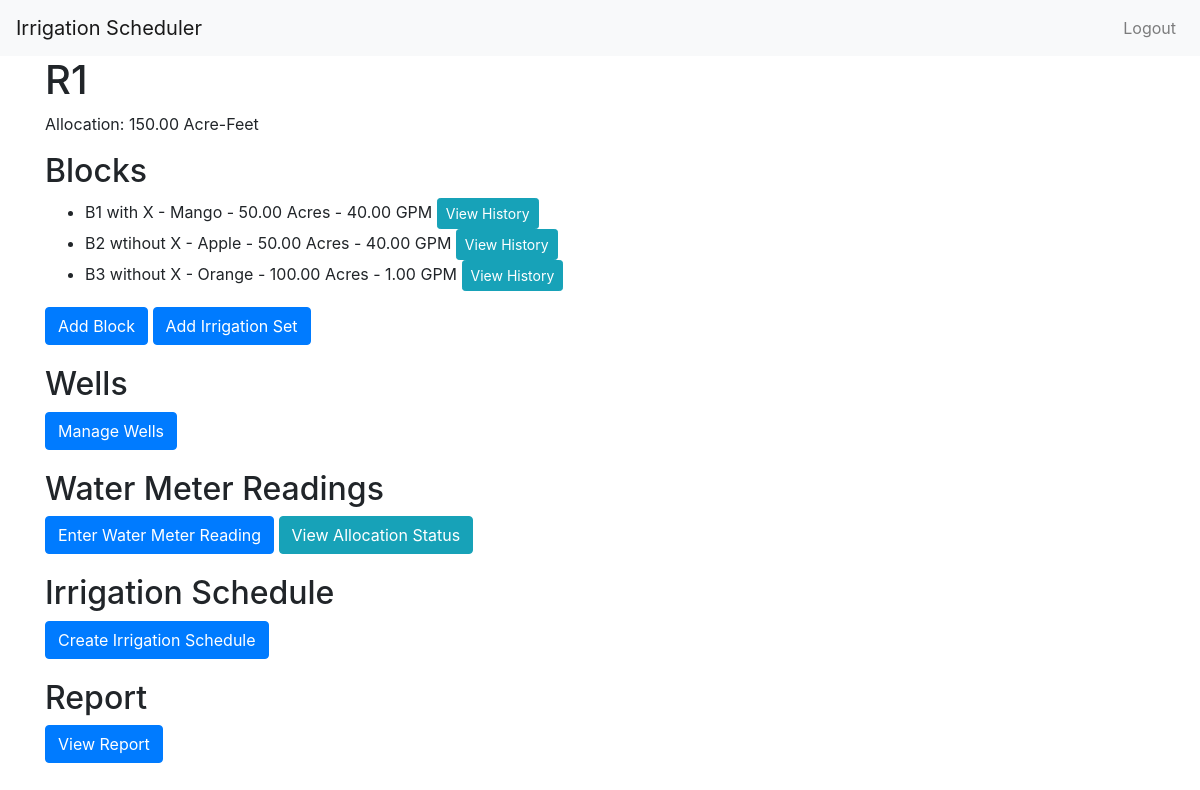
The app's page /scheduler/ranch/6/ (signed in) with its own data.
### scheduler/models.py (models this page shows, shortened)
class Ranch(models.Model):
    name = models.CharField(max_length=100)
    allocation = models.DecimalField(max_digits=10, decimal_places=2)

class Block(models.Model):
    name = models.CharField(max_length=100)
    set = models.ForeignKey(IrrigationSet, on_delete=models.CASCADE, related_name='blocks')
    variety = models.CharField(max_length=100)
    acreage = models.DecimalField(max_digits=10, decimal_places=2)
    gpm = models.DecimalField(max_digits=10, decimal_places=2)
    tree_spacing = models.DecimalField(max_digits=10, decimal_places=2, null=True, blank=True)
    emitter_output = models.DecimalField(max_digits=10, decimal_places=2, null=True, blank=True)
    has_crop_x = models.BooleanField(default=True)
    et_crop_coefficient = models.DecimalField(max_digits=5, decimal_places=2, null=True, blank=True)
    days_between_irrigations = models.IntegerField(null=True, blank=True)
    interval_between_irrigations = models.IntegerField(null=True, blank=True)
    water_quality = models.DecimalField(max_digits=5, decimal_places=2, null=True, blank=True)
    well = models.ForeignKey(Well, on_delete=models.CASCADE, related_name='blocks', null=True, blank=True)

### scheduler/views.py (the view)
# urls.py: path('ranch/<int:ranch_id>/', views.ranch_detail, name='ranch_detail'),
@login_required
def ranch_detail(request, ranch_id):
    ranch = Ranch.objects.get(id=ranch_id)
    blocks = Block.objects.filter(set__ranch=ranch)
    return render(request, 'scheduler/ranch_detail.html', {'ranch': ranch, 'blocks': blocks})

### scheduler/templates/scheduler/ranch_detail.html
{% extends "base_generic.html" %}
{% block content %}
<h1>{{ ranch.name }}</h1>
<p>Allocation: {{ ranch.allocation }} Acre-Feet</p>
<section id="blocks">
    <h2>Blocks</h2>
    <ul>
        {% for block in blocks %}
        <li>
            {{ block.name }} - {{ block.variety }} - {{ block.acreage }} Acres - {{ block.gpm }} GPM
            <a href="{% url 'block_history' block.id %}" class="btn btn-info btn-sm">View History</a>
        </li>
        {% endfor %}
    </ul>
    <a href="{% url 'create_block' ranch.id %}" class="btn btn-primary">Add Block</a>
    <a href="{% url 'create_irrigation_set' ranch.id %}" class="btn btn-primary">Add Irrigation Set</a>
</section>
<section id="wells" style="margin-top: 20px;">
    <h2>Wells</h2>
    <a href="{% url 'well_list' ranch.id %}" class="btn btn-primary">Manage Wells</a>
</section>
<section id="meter-readings" style="margin-top: 20px;">
    <h2>Water Meter Readings</h2>
    <a href="{% url 'create_water_meter_reading' %}" class="btn btn-primary">Enter Water Meter Reading</a>
    <a href="{% url 'ranch_allocation_status' ranch.id %}" class="btn btn-info">View Allocation Status</a>
</section>
<section id="irrigation-schedule" style="margin-top: 20px;">
    <h2>Irrigation Schedule</h2>
    <a href="{% url 'create_irrigation_schedule' ranch.id %}" class="btn btn-primary">Create Irrigation Schedule</a>
</section>
<section id="report" style="margin-top: 20px;">
    <h2>Report</h2>
    <a href="{% url 'ranch_report' ranch.id %}" class="btn btn-primary">View Report</a>
</section>
{% endblock %}

### records on screen
Ranch: name "R1", allocation "150.00"
Block: name "B1 with X", variety "Mango", acreage "50.00", gpm "40.00"
Block: name "B2 wtihout X", variety "Apple", acreage "50.00", gpm "40.00"
Block: name "B3 without X", variety "Orange", acreage "100.00", gpm "1.00"
